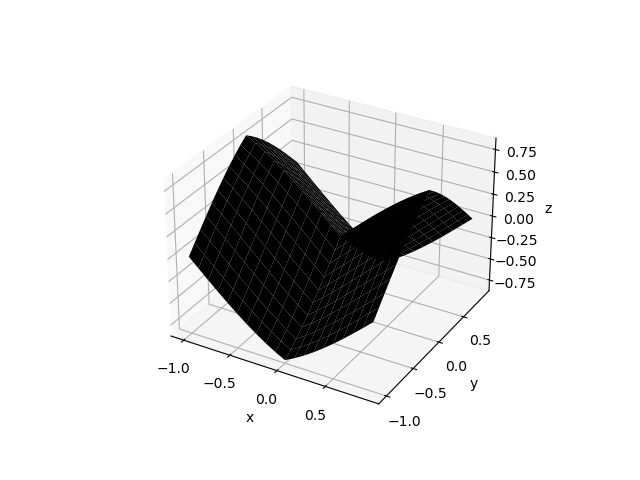

The script that drew this image:
import matplotlib.pyplot as plt
import numpy as np

x = np.arange(-1,1,0.1)
y = np.arange(-1,1,0.1)
x, y = np.meshgrid(x,y)
z = np.sin(np.abs(x) - np.abs(y))

fig = plt.figure()
ax = fig.add_subplot(projection='3d')
ax.plot_surface(x,y,z,color='k')
ax.set_xlabel('x')
ax.set_ylabel('y')
ax.set_zlabel('z')

plt.show()
